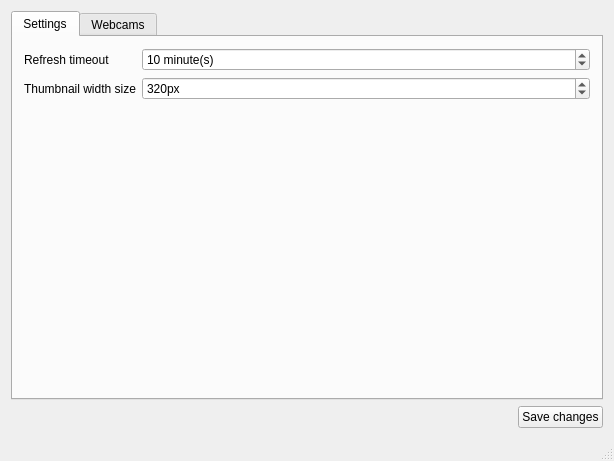
<?xml version="1.0" encoding="UTF-8"?>
<ui version="4.0">
 <class>SettingsGui</class>
 <widget class="QMainWindow" name="SettingsGui">
  <property name="geometry">
   <rect>
    <x>0</x>
    <y>0</y>
    <width>614</width>
    <height>461</height>
   </rect>
  </property>
  <property name="windowTitle">
   <string>webQam options...</string>
  </property>
  <property name="windowIcon">
   <iconset resource="../resources/webQam.qrc">
    <normaloff>:/icons/webcam</normaloff>:/icons/webcam</iconset>
  </property>
  <widget class="QWidget" name="centralWidget">
   <layout class="QVBoxLayout" name="verticalLayout">
    <item>
     <widget class="QTabWidget" name="tabWidget">
      <property name="currentIndex">
       <number>0</number>
      </property>
      <widget class="QWidget" name="tab">
       <attribute name="title">
        <string>Settings</string>
       </attribute>
       <layout class="QFormLayout" name="formLayout">
        <property name="fieldGrowthPolicy">
         <enum>QFormLayout::ExpandingFieldsGrow</enum>
        </property>
        <item row="2" column="0">
         <widget class="QLabel" name="label">
          <property name="text">
           <string>Refresh timeout</string>
          </property>
         </widget>
        </item>
        <item row="2" column="1">
         <widget class="QSpinBox" name="spinBoxTimeout">
          <property name="sizePolicy">
           <sizepolicy hsizetype="MinimumExpanding" vsizetype="Fixed">
            <horstretch>0</horstretch>
            <verstretch>0</verstretch>
           </sizepolicy>
          </property>
          <property name="suffix">
           <string> minute(s)</string>
          </property>
          <property name="minimum">
           <number>1</number>
          </property>
          <property name="maximum">
           <number>120</number>
          </property>
          <property name="singleStep">
           <number>1</number>
          </property>
          <property name="value">
           <number>10</number>
          </property>
         </widget>
        </item>
        <item row="3" column="0">
         <widget class="QLabel" name="label_3">
          <property name="text">
           <string>Thumbnail width size</string>
          </property>
         </widget>
        </item>
        <item row="3" column="1">
         <widget class="QSpinBox" name="spinBoxThumbnailSize">
          <property name="sizePolicy">
           <sizepolicy hsizetype="MinimumExpanding" vsizetype="Fixed">
            <horstretch>0</horstretch>
            <verstretch>0</verstretch>
           </sizepolicy>
          </property>
          <property name="suffix">
           <string>px</string>
          </property>
          <property name="prefix">
           <string/>
          </property>
          <property name="minimum">
           <number>24</number>
          </property>
          <property name="maximum">
           <number>999</number>
          </property>
          <property name="value">
           <number>320</number>
          </property>
         </widget>
        </item>
       </layout>
      </widget>
      <widget class="QWidget" name="tab_2">
       <attribute name="title">
        <string>Webcams</string>
       </attribute>
       <layout class="QVBoxLayout" name="verticalLayout_2">
        <item>
         <layout class="QHBoxLayout" name="horizontalLayout_2">
          <item>
           <widget class="QLabel" name="label_2">
            <property name="toolTip">
             <string>Filter webcams</string>
            </property>
            <property name="text">
             <string/>
            </property>
            <property name="pixmap">
             <pixmap resource="../resources/webQam.qrc">:/icons/filter</pixmap>
            </property>
           </widget>
          </item>
          <item>
           <widget class="QLineEdit" name="lineEditFilter">
            <property name="toolTip">
             <string>Filter webcams</string>
            </property>
           </widget>
          </item>
          <item>
           <widget class="QPushButton" name="pushButton_2">
            <property name="toolTip">
             <string>Clear filter</string>
            </property>
            <property name="text">
             <string/>
            </property>
            <property name="icon">
             <iconset resource="../resources/webQam.qrc">
              <normaloff>:/icons/clear-text</normaloff>:/icons/clear-text</iconset>
            </property>
           </widget>
          </item>
          <item>
           <widget class="Line" name="line">
            <property name="orientation">
             <enum>Qt::Vertical</enum>
            </property>
           </widget>
          </item>
          <item>
           <widget class="QPushButton" name="pushButtonDeleteWebcams">
            <property name="toolTip">
             <string>Remove selected webcams</string>
            </property>
            <property name="text">
             <string/>
            </property>
            <property name="icon">
             <iconset resource="../resources/webQam.qrc">
              <normaloff>:/icons/list-remove</normaloff>:/icons/list-remove</iconset>
            </property>
           </widget>
          </item>
          <item>
           <widget class="QPushButton" name="pushButtonNewWebcam">
            <property name="toolTip">
             <string>Add new webcam</string>
            </property>
            <property name="text">
             <string/>
            </property>
            <property name="icon">
             <iconset resource="../resources/webQam.qrc">
              <normaloff>:/icons/list-add</normaloff>:/icons/list-add</iconset>
            </property>
           </widget>
          </item>
         </layout>
        </item>
        <item>
         <widget class="QTreeView" name="treeView">
          <property name="acceptDrops">
           <bool>true</bool>
          </property>
          <property name="dragEnabled">
           <bool>false</bool>
          </property>
          <property name="dragDropMode">
           <enum>QAbstractItemView::InternalMove</enum>
          </property>
          <property name="alternatingRowColors">
           <bool>true</bool>
          </property>
          <property name="selectionMode">
           <enum>QAbstractItemView::MultiSelection</enum>
          </property>
          <property name="sortingEnabled">
           <bool>true</bool>
          </property>
          <property name="animated">
           <bool>true</bool>
          </property>
          <property name="expandsOnDoubleClick">
           <bool>false</bool>
          </property>
         </widget>
        </item>
       </layout>
      </widget>
     </widget>
    </item>
    <item>
     <layout class="QHBoxLayout" name="horizontalLayout">
      <item>
       <spacer name="horizontalSpacer">
        <property name="orientation">
         <enum>Qt::Horizontal</enum>
        </property>
        <property name="sizeHint" stdset="0">
         <size>
          <width>40</width>
          <height>20</height>
         </size>
        </property>
       </spacer>
      </item>
      <item>
       <widget class="QPushButton" name="pushButton">
        <property name="text">
         <string>Save changes</string>
        </property>
        <property name="icon">
         <iconset resource="../resources/webQam.qrc">
          <normaloff>:/icons/accept</normaloff>:/icons/accept</iconset>
        </property>
       </widget>
      </item>
     </layout>
    </item>
   </layout>
  </widget>
  <widget class="QMenuBar" name="menuBar">
   <property name="geometry">
    <rect>
     <x>0</x>
     <y>0</y>
     <width>614</width>
     <height>24</height>
    </rect>
   </property>
  </widget>
  <widget class="QStatusBar" name="statusBar"/>
 </widget>
 <layoutdefault spacing="6" margin="11"/>
 <resources>
  <include location="../resources/webQam.qrc"/>
 </resources>
 <connections>
  <connection>
   <sender>pushButton_2</sender>
   <signal>clicked()</signal>
   <receiver>lineEditFilter</receiver>
   <slot>clear()</slot>
   <hints>
    <hint type="sourcelabel">
     <x>482</x>
     <y>76</y>
    </hint>
    <hint type="destinationlabel">
     <x>397</x>
     <y>79</y>
    </hint>
   </hints>
  </connection>
 </connections>
</ui>
